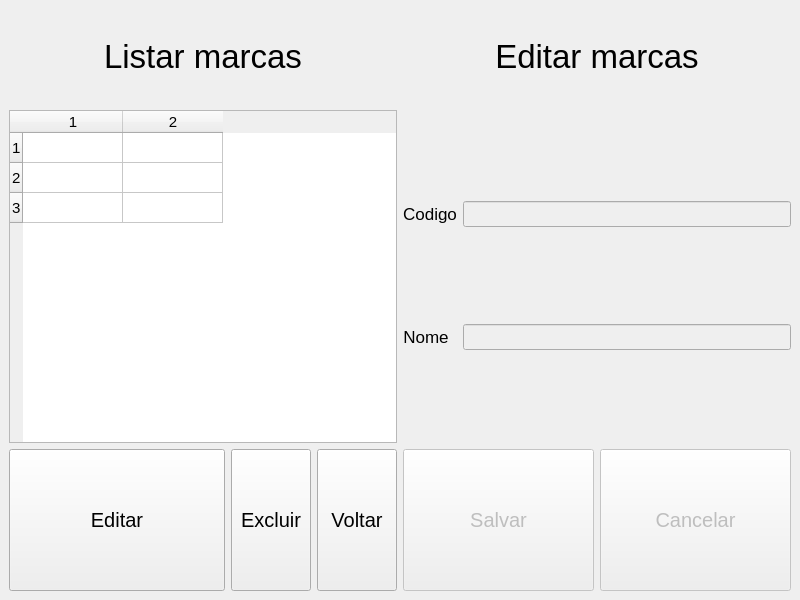
<?xml version="1.0" encoding="UTF-8"?>
<ui version="4.0">
 <class>MainWindow</class>
 <widget class="QMainWindow" name="MainWindow">
  <property name="geometry">
   <rect>
    <x>0</x>
    <y>0</y>
    <width>800</width>
    <height>600</height>
   </rect>
  </property>
  <property name="windowTitle">
   <string>MainWindow</string>
  </property>
  <widget class="QWidget" name="centralwidget">
   <layout class="QHBoxLayout" name="horizontalLayout_3">
    <item>
     <layout class="QVBoxLayout" name="verticalLayout_2" stretch="2,7,3">
      <item>
       <widget class="QLabel" name="lbl_titulo">
        <property name="sizePolicy">
         <sizepolicy hsizetype="Preferred" vsizetype="Minimum">
          <horstretch>0</horstretch>
          <verstretch>0</verstretch>
         </sizepolicy>
        </property>
        <property name="font">
         <font>
          <pointsize>25</pointsize>
         </font>
        </property>
        <property name="text">
         <string>Listar marcas</string>
        </property>
        <property name="alignment">
         <set>Qt::AlignCenter</set>
        </property>
       </widget>
      </item>
      <item>
       <widget class="QTableWidget" name="tb_dados">
        <property name="sizePolicy">
         <sizepolicy hsizetype="Expanding" vsizetype="Minimum">
          <horstretch>0</horstretch>
          <verstretch>0</verstretch>
         </sizepolicy>
        </property>
        <property name="font">
         <font>
          <pointsize>11</pointsize>
         </font>
        </property>
        <property name="rowCount">
         <number>3</number>
        </property>
        <property name="columnCount">
         <number>2</number>
        </property>
        <row/>
        <row/>
        <row/>
        <column/>
        <column/>
       </widget>
      </item>
      <item>
       <layout class="QHBoxLayout" name="horizontalLayout" stretch="3,1,1">
        <item>
         <widget class="QPushButton" name="btn_editar">
          <property name="sizePolicy">
           <sizepolicy hsizetype="Minimum" vsizetype="Minimum">
            <horstretch>0</horstretch>
            <verstretch>0</verstretch>
           </sizepolicy>
          </property>
          <property name="font">
           <font>
            <pointsize>15</pointsize>
           </font>
          </property>
          <property name="text">
           <string>Editar</string>
          </property>
         </widget>
        </item>
        <item>
         <widget class="QPushButton" name="btn_excluir">
          <property name="sizePolicy">
           <sizepolicy hsizetype="Minimum" vsizetype="Minimum">
            <horstretch>0</horstretch>
            <verstretch>0</verstretch>
           </sizepolicy>
          </property>
          <property name="font">
           <font>
            <pointsize>15</pointsize>
           </font>
          </property>
          <property name="text">
           <string>Excluir</string>
          </property>
         </widget>
        </item>
        <item>
         <widget class="QPushButton" name="btn_voltar">
          <property name="sizePolicy">
           <sizepolicy hsizetype="Minimum" vsizetype="Minimum">
            <horstretch>0</horstretch>
            <verstretch>0</verstretch>
           </sizepolicy>
          </property>
          <property name="font">
           <font>
            <pointsize>15</pointsize>
           </font>
          </property>
          <property name="text">
           <string>Voltar</string>
          </property>
         </widget>
        </item>
       </layout>
      </item>
     </layout>
    </item>
    <item>
     <layout class="QVBoxLayout" name="verticalLayout" stretch="2,7,3">
      <item>
       <widget class="QLabel" name="lbl_titulo_2">
        <property name="font">
         <font>
          <pointsize>25</pointsize>
         </font>
        </property>
        <property name="text">
         <string>Editar marcas</string>
        </property>
        <property name="alignment">
         <set>Qt::AlignCenter</set>
        </property>
       </widget>
      </item>
      <item>
       <layout class="QFormLayout" name="formLayout">
        <item row="0" column="0">
         <widget class="QLabel" name="lbl_codigo">
          <property name="sizePolicy">
           <sizepolicy hsizetype="Minimum" vsizetype="Minimum">
            <horstretch>0</horstretch>
            <verstretch>2</verstretch>
           </sizepolicy>
          </property>
          <property name="font">
           <font>
            <pointsize>13</pointsize>
           </font>
          </property>
          <property name="text">
           <string>Codigo</string>
          </property>
          <property name="alignment">
           <set>Qt::AlignCenter</set>
          </property>
         </widget>
        </item>
        <item row="0" column="1">
         <widget class="QLineEdit" name="txt_codigo">
          <property name="enabled">
           <bool>false</bool>
          </property>
          <property name="sizePolicy">
           <sizepolicy hsizetype="Expanding" vsizetype="Maximum">
            <horstretch>0</horstretch>
            <verstretch>2</verstretch>
           </sizepolicy>
          </property>
          <property name="font">
           <font>
            <pointsize>11</pointsize>
           </font>
          </property>
         </widget>
        </item>
        <item row="1" column="0">
         <widget class="QLabel" name="lbl_nome">
          <property name="sizePolicy">
           <sizepolicy hsizetype="Minimum" vsizetype="Minimum">
            <horstretch>0</horstretch>
            <verstretch>2</verstretch>
           </sizepolicy>
          </property>
          <property name="font">
           <font>
            <pointsize>13</pointsize>
           </font>
          </property>
          <property name="text">
           <string>Nome</string>
          </property>
          <property name="alignment">
           <set>Qt::AlignCenter</set>
          </property>
         </widget>
        </item>
        <item row="1" column="1">
         <widget class="QLineEdit" name="txt_nome">
          <property name="enabled">
           <bool>false</bool>
          </property>
          <property name="sizePolicy">
           <sizepolicy hsizetype="Expanding" vsizetype="Maximum">
            <horstretch>0</horstretch>
            <verstretch>2</verstretch>
           </sizepolicy>
          </property>
          <property name="font">
           <font>
            <pointsize>11</pointsize>
           </font>
          </property>
         </widget>
        </item>
       </layout>
      </item>
      <item>
       <layout class="QHBoxLayout" name="horizontalLayout_2">
        <item>
         <widget class="QPushButton" name="btn_salvar">
          <property name="enabled">
           <bool>false</bool>
          </property>
          <property name="sizePolicy">
           <sizepolicy hsizetype="Minimum" vsizetype="Minimum">
            <horstretch>0</horstretch>
            <verstretch>0</verstretch>
           </sizepolicy>
          </property>
          <property name="font">
           <font>
            <pointsize>15</pointsize>
           </font>
          </property>
          <property name="text">
           <string>Salvar</string>
          </property>
         </widget>
        </item>
        <item>
         <widget class="QPushButton" name="btn_cancelar">
          <property name="enabled">
           <bool>false</bool>
          </property>
          <property name="sizePolicy">
           <sizepolicy hsizetype="Minimum" vsizetype="Minimum">
            <horstretch>0</horstretch>
            <verstretch>0</verstretch>
           </sizepolicy>
          </property>
          <property name="font">
           <font>
            <pointsize>15</pointsize>
           </font>
          </property>
          <property name="text">
           <string>Cancelar</string>
          </property>
         </widget>
        </item>
       </layout>
      </item>
     </layout>
    </item>
   </layout>
  </widget>
 </widget>
 <tabstops>
  <tabstop>tb_dados</tabstop>
  <tabstop>btn_editar</tabstop>
  <tabstop>btn_excluir</tabstop>
  <tabstop>btn_voltar</tabstop>
  <tabstop>txt_codigo</tabstop>
  <tabstop>txt_nome</tabstop>
  <tabstop>btn_salvar</tabstop>
  <tabstop>btn_cancelar</tabstop>
 </tabstops>
 <resources/>
 <connections/>
</ui>
